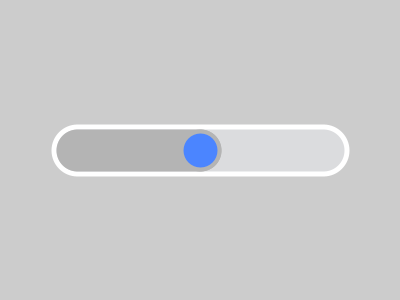
Frame 1 (no input)
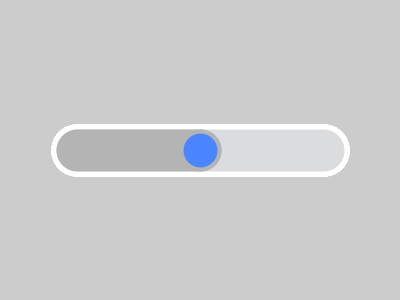
Frame 60 (the mouse pressed at the canvas centre just before this capture)
Frame 120 (the mouse held since frame 60 and released just before this capture): identical to frame 60, image omitted

The Processing sketch that drew these frames (run headless with seeded random() and noise(); from frame 60 on, the mouse is pressed at the canvas centre):

// Processing sketch: slider
// ── slider.pde


float sliderX = 200;

color blue = #4B85FF;
color darkgrey = #B4B4B4;
color lightgrey = #DBDCDE;

void setup() {
  size(400, 300);
}

void draw() {
  stroke(255);
  strokeWeight(52);
  line(77,150, 323,150);
  stroke(lightgrey);
  strokeWeight(42);
  line(77,150, 323,150);
  stroke(darkgrey);
  line(77,150, sliderX,150);
  fill(blue);
  strokeWeight(4);
  circle(sliderX,150, 38);
}

void mouseDragged() {
 controlSlider();
}

void mousePressed() {
 controlSlider();
}

void controlSlider() {
  if (mouseX > 56 && mouseX < 344 && mouseY > 150-21 && mouseY < 150+21) {
   if (mouseX < 77) {
     sliderX = 77;
   } else if (mouseX > 323) {
     sliderX = 323;
   } else {
     sliderX = mouseX;
   }
    
 }
}
